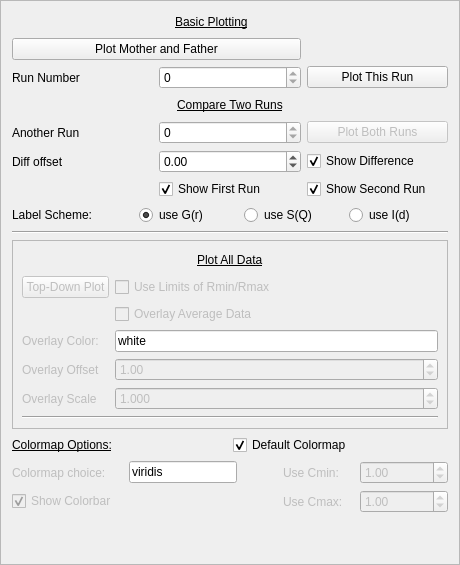
       <widget class="QFrame" name="frame_2">
        <property name="frameShape">
         <enum>QFrame::StyledPanel</enum>
        </property>
        <property name="frameShadow">
         <enum>QFrame::Raised</enum>
        </property>
        <layout class="QVBoxLayout" name="verticalLayout_3">
         <item>
          <layout class="QVBoxLayout" name="verticalLayout_2">
           <item>
            <layout class="QHBoxLayout" name="horizontalLayout_4">
             <item>
              <spacer name="horizontalSpacer_5">
               <property name="orientation">
                <enum>Qt::Horizontal</enum>
               </property>
               <property name="sizeHint" stdset="0">
                <size>
                 <width>40</width>
                 <height>20</height>
                </size>
               </property>
              </spacer>
             </item>
             <item>
              <widget class="QLabel" name="label_9">
               <property name="minimumSize">
                <size>
                 <width>111</width>
                 <height>0</height>
                </size>
               </property>
               <property name="font">
                <font>
                 <underline>true</underline>
                </font>
               </property>
               <property name="text">
                <string>Basic Plotting</string>
               </property>
              </widget>
             </item>
             <item>
              <spacer name="horizontalSpacer_6">
               <property name="orientation">
                <enum>Qt::Horizontal</enum>
               </property>
               <property name="sizeHint" stdset="0">
                <size>
                 <width>40</width>
                 <height>20</height>
                </size>
               </property>
              </spacer>
             </item>
            </layout>
           </item>
           <item>
            <layout class="QGridLayout" name="gridLayout_3">
             <item row="1" column="1">
              <widget class="QSpinBox" name="spinBox_RunNumber">
               <property name="minimum">
                <number>0</number>
               </property>
               <property name="maximum">
                <number>0</number>
               </property>
               <property name="value">
                <number>0</number>
               </property>
              </widget>
             </item>
             <item row="1" column="2">
              <widget class="QPushButton" name="btnPlotThisRun">
               <property name="text">
                <string>Plot This Run</string>
               </property>
              </widget>
             </item>
             <item row="1" column="0">
              <widget class="QLabel" name="labRunNumber">
               <property name="minimumSize">
                <size>
                 <width>101</width>
                 <height>0</height>
                </size>
               </property>
               <property name="text">
                <string>Run Number</string>
               </property>
              </widget>
             </item>
             <item row="0" column="0" colspan="2">
              <widget class="QPushButton" name="btnPlotParents">
               <property name="minimumSize">
                <size>
                 <width>181</width>
                 <height>0</height>
                </size>
               </property>
               <property name="text">
                <string>Plot Mother and Father</string>
               </property>
              </widget>
             </item>
            </layout>
           </item>
           <item>
            <layout class="QHBoxLayout" name="horizontalLayout_3">
             <item>
              <spacer name="horizontalSpacer_3">
               <property name="orientation">
                <enum>Qt::Horizontal</enum>
               </property>
               <property name="sizeHint" stdset="0">
                <size>
                 <width>40</width>
                 <height>20</height>
                </size>
               </property>
              </spacer>
             </item>
             <item>
              <widget class="QLabel" name="label_2">
               <property name="font">
                <font>
                 <underline>true</underline>
                </font>
               </property>
               <property name="text">
                <string>Compare Two Runs</string>
               </property>
              </widget>
             </item>
             <item>
              <spacer name="horizontalSpacer_4">
               <property name="orientation">
                <enum>Qt::Horizontal</enum>
               </property>
               <property name="sizeHint" stdset="0">
                <size>
                 <width>40</width>
                 <height>20</height>
                </size>
               </property>
              </spacer>
             </item>
            </layout>
           </item>
           <item>
            <layout class="QGridLayout" name="gridLayout_2">
             <item row="2" column="1">
              <widget class="QCheckBox" name="checkBox_firstRun">
               <property name="text">
                <string>Show First Run</string>
               </property>
               <property name="checked">
                <bool>true</bool>
               </property>
              </widget>
             </item>
             <item row="2" column="2">
              <widget class="QCheckBox" name="checkBox_secondRun">
               <property name="text">
                <string>Show Second Run</string>
               </property>
               <property name="checked">
                <bool>true</bool>
               </property>
              </widget>
             </item>
             <item row="1" column="1">
              <widget class="QDoubleSpinBox" name="doubleSpinBox_diffOffset">
               <property name="minimum">
                <double>-5.000000000000000</double>
               </property>
               <property name="maximum">
                <double>5.000000000000000</double>
               </property>
               <property name="singleStep">
                <double>0.100000000000000</double>
               </property>
              </widget>
             </item>
             <item row="1" column="2">
              <widget class="QCheckBox" name="checkBox_diff">
               <property name="text">
                <string>Show Difference</string>
               </property>
               <property name="checked">
                <bool>true</bool>
               </property>
              </widget>
             </item>
             <item row="1" column="0">
              <widget class="QLabel" name="labRunNumber_3">
               <property name="text">
                <string>Diff offset</string>
               </property>
              </widget>
             </item>
             <item row="0" column="0">
              <widget class="QLabel" name="labRunNumber_2">
               <property name="minimumSize">
                <size>
                 <width>91</width>
                 <height>0</height>
                </size>
               </property>
               <property name="text">
                <string>Another Run</string>
               </property>
              </widget>
             </item>
             <item row="0" column="1">
              <widget class="QSpinBox" name="spinBox_RunNumber_2">
               <property name="minimum">
                <number>0</number>
               </property>
               <property name="maximum">
                <number>0</number>
               </property>
               <property name="value">
                <number>0</number>
               </property>
              </widget>
             </item>
             <item row="0" column="2">
              <widget class="QPushButton" name="btnPlotCompareRuns">
               <property name="enabled">
                <bool>false</bool>
               </property>
               <property name="text">
                <string>Plot Both Runs</string>
               </property>
              </widget>
             </item>
            </layout>
           </item>
           <item>
            <layout class="QHBoxLayout" name="horizontalLayout_2">
             <item>
              <widget class="QLabel" name="label_18">
               <property name="minimumSize">
                <size>
                 <width>121</width>
                 <height>0</height>
                </size>
               </property>
               <property name="text">
                <string>Label Scheme:</string>
               </property>
              </widget>
             </item>
             <item>
              <widget class="QRadioButton" name="radioButton_useGr">
               <property name="text">
                <string>use G(r)</string>
               </property>
               <property name="checked">
                <bool>true</bool>
               </property>
              </widget>
             </item>
             <item>
              <widget class="QRadioButton" name="radioButton_useSq">
               <property name="text">
                <string>use S(Q)</string>
               </property>
              </widget>
             </item>
             <item>
              <widget class="QRadioButton" name="radioButton_useId">
               <property name="text">
                <string>use I(d)</string>
               </property>
              </widget>
             </item>
            </layout>
           </item>
          </layout>
         </item>
         <item>
          <widget class="Line" name="line_5">
           <property name="font">
            <font>
             <strikeout>false</strikeout>
            </font>
           </property>
           <property name="orientation">
            <enum>Qt::Horizontal</enum>
           </property>
          </widget>
         </item>
         <item>
          <widget class="QFrame" name="frame">
           <property name="frameShape">
            <enum>QFrame::StyledPanel</enum>
           </property>
           <property name="frameShadow">
            <enum>QFrame::Raised</enum>
           </property>
           <layout class="QVBoxLayout" name="verticalLayout">
            <item>
             <layout class="QHBoxLayout" name="horizontalLayout">
              <item>
               <spacer name="horizontalSpacer">
                <property name="orientation">
                 <enum>Qt::Horizontal</enum>
                </property>
                <property name="sizeHint" stdset="0">
                 <size>
                  <width>40</width>
                  <height>20</height>
                 </size>
                </property>
               </spacer>
              </item>
              <item>
               <widget class="QLabel" name="label_21">
                <property name="sizePolicy">
                 <sizepolicy hsizetype="Minimum" vsizetype="Preferred">
                  <horstretch>0</horstretch>
                  <verstretch>0</verstretch>
                 </sizepolicy>
                </property>
                <property name="font">
                 <font>
                  <underline>true</underline>
                 </font>
                </property>
                <property name="text">
                 <string>Plot All Data</string>
                </property>
               </widget>
              </item>
              <item>
               <spacer name="horizontalSpacer_2">
                <property name="orientation">
                 <enum>Qt::Horizontal</enum>
                </property>
                <property name="sizeHint" stdset="0">
                 <size>
                  <width>40</width>
                  <height>20</height>
                 </size>
                </property>
               </spacer>
              </item>
             </layout>
            </item>
            <item>
             <layout class="QGridLayout" name="gridLayout">
              <item row="6" column="0">
               <widget class="QLabel" name="label_22">
                <property name="enabled">
                 <bool>false</bool>
                </property>
                <property name="text">
                 <string>Overlay Scale</string>
                </property>
               </widget>
              </item>
              <item row="1" column="1">
               <widget class="QCheckBox" name="checkBox_overlayAvg">
                <property name="enabled">
                 <bool>false</bool>
                </property>
                <property name="text">
                 <string>Overlay Average Data</string>
                </property>
                <property name="checked">
                 <bool>false</bool>
                </property>
               </widget>
              </item>
              <item row="4" column="0">
               <widget class="QLabel" name="label_23">
                <property name="enabled">
                 <bool>false</bool>
                </property>
                <property name="text">
                 <string>Overlay Offset</string>
                </property>
               </widget>
              </item>
              <item row="6" column="1">
               <widget class="QDoubleSpinBox" name="doubleSpinBox_OLayScale">
                <property name="enabled">
                 <bool>false</bool>
                </property>
                <property name="decimals">
                 <number>3</number>
                </property>
                <property name="value">
                 <double>1.000000000000000</double>
                </property>
               </widget>
              </item>
              <item row="2" column="0">
               <widget class="QLabel" name="labRunNumber_7">
                <property name="enabled">
                 <bool>false</bool>
                </property>
                <property name="text">
                 <string>Overlay Color:</string>
                </property>
               </widget>
              </item>
              <item row="4" column="1">
               <widget class="QDoubleSpinBox" name="doubleSpinBox_OLayOffset">
                <property name="enabled">
                 <bool>false</bool>
                </property>
                <property name="value">
                 <double>1.000000000000000</double>
                </property>
               </widget>
              </item>
              <item row="0" column="0">
               <widget class="QPushButton" name="btnTopDownAll">
                <property name="enabled">
                 <bool>false</bool>
                </property>
                <property name="text">
                 <string>Top-Down Plot</string>
                </property>
               </widget>
              </item>
              <item row="0" column="1">
               <widget class="QCheckBox" name="checkBox_useTDlimits">
                <property name="enabled">
                 <bool>false</bool>
                </property>
                <property name="minimumSize">
                 <size>
                  <width>181</width>
                  <height>0</height>
                 </size>
                </property>
                <property name="text">
                 <string>Use Limits of Rmin/Rmax</string>
                </property>
                <property name="checked">
                 <bool>false</bool>
                </property>
               </widget>
              </item>
              <item row="2" column="1">
               <widget class="QLineEdit" name="PTE_overlay_color">
                <property name="text">
                 <string>white</string>
                </property>
               </widget>
              </item>
             </layout>
            </item>
            <item>
             <widget class="Line" name="line_9">
              <property name="font">
               <font>
                <strikeout>false</strikeout>
               </font>
              </property>
              <property name="orientation">
               <enum>Qt::Horizontal</enum>
              </property>
             </widget>
            </item>
           </layout>
          </widget>
         </item>
         <item>
          <layout class="QHBoxLayout" name="horizontalLayout_5">
           <item>
            <widget class="QLabel" name="label_20">
             <property name="minimumSize">
              <size>
               <width>121</width>
               <height>0</height>
              </size>
             </property>
             <property name="font">
              <font>
               <underline>true</underline>
              </font>
             </property>
             <property name="text">
              <string>Colormap Options:</string>
             </property>
            </widget>
           </item>
           <item>
            <widget class="QCheckBox" name="checkBox_defCMap">
             <property name="minimumSize">
              <size>
               <width>171</width>
               <height>0</height>
              </size>
             </property>
             <property name="text">
              <string>Default Colormap</string>
             </property>
             <property name="checked">
              <bool>true</bool>
             </property>
            </widget>
           </item>
          </layout>
         </item>
         <item>
          <layout class="QHBoxLayout" name="horizontalLayout_7">
           <item>
            <widget class="QLabel" name="labRunNumber_4">
             <property name="enabled">
              <bool>false</bool>
             </property>
             <property name="minimumSize">
              <size>
               <width>111</width>
               <height>0</height>
              </size>
             </property>
             <property name="text">
              <string>Colormap choice:</string>
             </property>
            </widget>
           </item>
           <item>
            <widget class="QLineEdit" name="PTE_cmap_choice">
             <property name="text">
              <string>viridis</string>
             </property>
            </widget>
           </item>
           <item>
            <spacer name="horizontalSpacer_8">
             <property name="orientation">
              <enum>Qt::Horizontal</enum>
             </property>
             <property name="sizeHint" stdset="0">
              <size>
               <width>40</width>
               <height>20</height>
              </size>
             </property>
            </spacer>
           </item>
           <item>
            <widget class="QLabel" name="labRunNumber_5">
             <property name="enabled">
              <bool>false</bool>
             </property>
             <property name="minimumSize">
              <size>
               <width>71</width>
               <height>0</height>
              </size>
             </property>
             <property name="text">
              <string>Use Cmin:</string>
             </property>
            </widget>
           </item>
           <item>
            <widget class="QDoubleSpinBox" name="doubleSpinBox_cmin">
             <property name="enabled">
              <bool>false</bool>
             </property>
             <property name="minimum">
              <double>-9999999.000000000000000</double>
             </property>
             <property name="maximum">
              <double>99999999.000000000000000</double>
             </property>
             <property name="value">
              <double>1.000000000000000</double>
             </property>
            </widget>
           </item>
          </layout>
         </item>
         <item>
          <layout class="QHBoxLayout" name="horizontalLayout_8">
           <item>
            <widget class="QCheckBox" name="checkBox_showCbar">
             <property name="enabled">
              <bool>false</bool>
             </property>
             <property name="text">
              <string>Show Colorbar</string>
             </property>
             <property name="checked">
              <bool>true</bool>
             </property>
            </widget>
           </item>
           <item>
            <spacer name="horizontalSpacer_7">
             <property name="orientation">
              <enum>Qt::Horizontal</enum>
             </property>
             <property name="sizeHint" stdset="0">
              <size>
               <width>40</width>
               <height>20</height>
              </size>
             </property>
            </spacer>
           </item>
           <item>
            <widget class="QLabel" name="labRunNumber_6">
             <property name="enabled">
              <bool>false</bool>
             </property>
             <property name="minimumSize">
              <size>
               <width>71</width>
               <height>0</height>
              </size>
             </property>
             <property name="text">
              <string>Use Cmax:</string>
             </property>
            </widget>
           </item>
           <item>
            <widget class="QDoubleSpinBox" name="doubleSpinBox_cmax">
             <property name="enabled">
              <bool>false</bool>
             </property>
             <property name="minimum">
              <double>-9999999.000000000000000</double>
             </property>
             <property name="maximum">
              <double>99999999.000000000000000</double>
             </property>
             <property name="value">
              <double>1.000000000000000</double>
             </property>
            </widget>
           </item>
          </layout>
         </item>
         <item>
          <spacer name="verticalSpacer">
           <property name="orientation">
            <enum>Qt::Vertical</enum>
           </property>
           <property name="sizeHint" stdset="0">
            <size>
             <width>20</width>
             <height>40</height>
            </size>
           </property>
          </spacer>
         </item>
        </layout>
       </widget>
